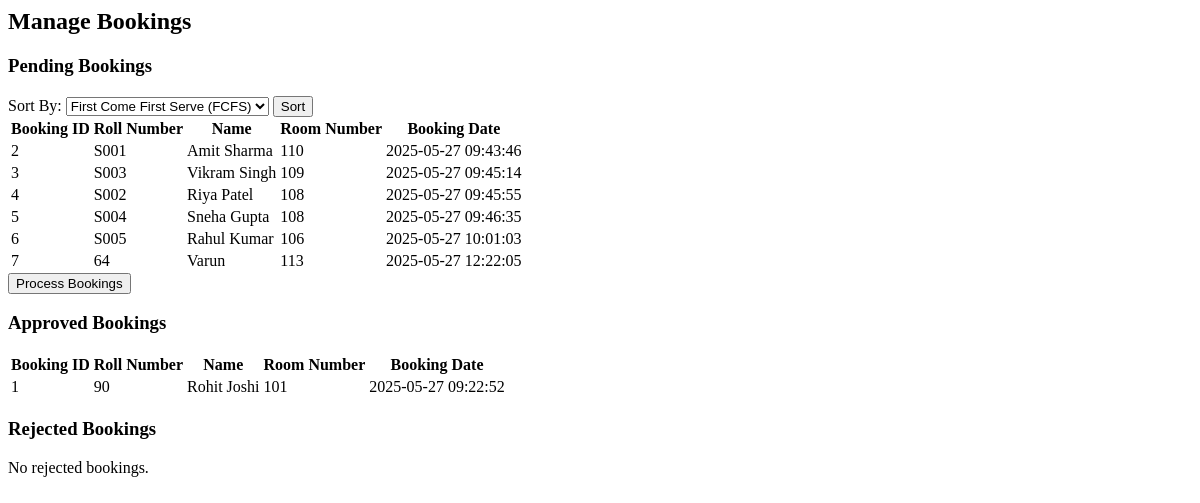
/view_bookings (signed in), run on an earlier commit of the app's database.
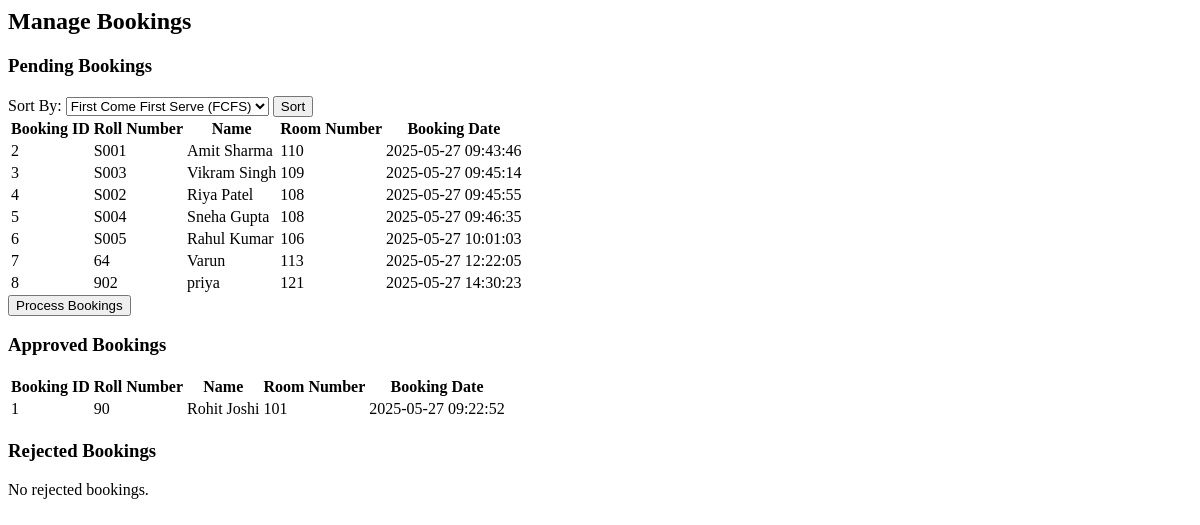
And on a later commit of the database.
### tables this page shows
CREATE TABLE bookings (
    id INTEGER PRIMARY KEY AUTOINCREMENT,
    student_id INTEGER NOT NULL,
    room_id INTEGER NOT NULL,
    status TEXT NOT NULL DEFAULT 'pending',
    booking_date TEXT DEFAULT CURRENT_TIMESTAMP,
    FOREIGN KEY (student_id) REFERENCES students(id),
    FOREIGN KEY (room_id) REFERENCES rooms(id)
);

CREATE TABLE students (
    id INTEGER PRIMARY KEY AUTOINCREMENT,
    student_id TEXT UNIQUE NOT NULL,  -- Roll number
    username TEXT UNIQUE NOT NULL,
    password TEXT NOT NULL,
    name TEXT NOT NULL,
    email TEXT NOT NULL
);

CREATE TABLE "rooms" (
            id INTEGER PRIMARY KEY AUTOINCREMENT,
            room_number TEXT NOT NULL UNIQUE,
            status TEXT DEFAULT 'available',
            max_capacity INTEGER NOT NULL,
            current_occupancy INTEGER DEFAULT 0
        );

### routes/routes.py (the view)
    @app.route("/view_bookings")
    def view_bookings():
        if "user" not in session or session["user_type"] != "admin":
            flash("Please log in as an admin to access this page.", "error")
            return redirect(url_for("login"))
        try:
            with get_db() as conn:
                pending_bookings = conn.execute(
                    """
                    SELECT b.id, b.student_id, b.room_id, b.status, b.booking_date,
                           s.student_id AS roll_number, s.name, r.room_number
                    FROM bookings b
                    JOIN students s ON b.student_id = s.id
                    JOIN rooms r ON b.room_id = r.id
                    WHERE b.status = 'pending'
                    ORDER BY b.booking_date ASC
                """
                ).fetchall()
                approved_bookings = conn.execute(
                    """
                    SELECT b.id, b.student_id, b.room_id, b.status, b.booking_date,
                           s.student_id AS roll_number, s.name, r.room_number
                    FROM bookings b
                    JOIN students s ON b.student_id = s.id
                    JOIN rooms r ON b.room_id = r.id
                    WHERE b.status = 'approved'
                    ORDER BY b.booking_date ASC
                """
                ).fetchall()
                rejected_bookings = conn.execute(
                    """
                    SELECT b.id, b.student_id, b.room_id, b.status, b.booking_date,
                           s.student_id AS roll_number, s.name, r.room_number
                    FROM bookings b
                    JOIN students s ON b.student_id = s.id
                    JOIN rooms r ON b.room_id = r.id
                    WHERE b.status = 'rejected'
                    ORDER BY b.booking_date ASC
                """
                ).fetchall()
            return render_template(
                "view_bookings.html",
                pending_bookings=pending_bookings,
                approved_bookings=approved_bookings,
                rejected_bookings=rejected_bookings,
            )
        except sqlite3.Error as e:
            print(f"Database error in view_bookings: {e}")
            flash("Database error occurred.", "error")
            return redirect(url_for("admin_dashboard"))

### templates/view_bookings.html (shortened to what this page needs)
<h2>Manage Bookings</h2>
<h3>Pending Bookings</h3>
{% if pending_bookings %}
<div>
    <label for="strategy">Sort By:</label>
    <select id="strategy">
        <option value="fcfs">First Come First Serve (FCFS)</option>
    </select>
    <button onclick="sortBookings()">Sort</button>
</div>
<table id="pendingBookingsTable">
    <thead>
        <tr>
            <th>Booking ID</th>
            <th>Roll Number</th>
            <th>Name</th>
            <th>Room Number</th>
            <th>Booking Date</th>
        </tr>
    </thead>
    <tbody>
        {% for booking in pending_bookings %}
        <tr>
            <td>{{ booking.id }}</td>
            <td>{{ booking.roll_number }}</td>
            <td>{{ booking.name }}</td>
            <td>{{ booking.room_number }}</td>
            <td>{{ booking.booking_date }}</td>
        </tr>
        {% endfor %}
    </tbody>
</table>
<form method="POST" action="{{ url_for('process_bookings') }}">
    <button type="submit">Process Bookings</button>
</form>
{% else %}
<p>No pending bookings.</p>
{% endif %}
<h3>Approved Bookings</h3>
{% if approved_bookings %}
<table>
    <thead>
        <tr>
            <th>Booking ID</th>
            <th>Roll Number</th>
            <th>Name</th>
            <th>Room Number</th>
            <th>Booking Date</th>
        </tr>
    </thead>
    <tbody>
        {% for booking in approved_bookings %}
        <tr>
            <td>{{ booking.id }}</td>
            <td>{{ booking.roll_number }}</td>
            <td>{{ booking.name }}</td>
            <td>{{ booking.room_number }}</td>
            <td>{{ booking.booking_date }}</td>
        </tr>
        {% endfor %}
    </tbody>
</table>
{% else %}
<p>No approved bookings.</p>
{% endif %}
<h3>Rejected Bookings</h3>
{% if rejected_bookings %}
<table>
    <thead>
        <tr>
            <th>Booking ID</th>
            <th>Roll Number</th>
            <th>Name</th>
            <th>Room Number</th>
            <th>Booking Date</th>
        </tr>
    </thead>
    <tbody>
        {% for booking in rejected_bookings %}
        <tr>
            <td>{{ booking.id }}</td>
            <td>{{ booking.roll_number }}</td>
            <td>{{ booking.name }}</td>
            <td>{{ booking.room_number }}</td>
            <td>{{ booking.booking_date }}</td>
        </tr>
        {% endfor %}
    </tbody>
</table>
{% else %}
<p>No rejected bookings.</p>
{% endif %}

What changed in the data, as far as the page shows it:
added bookings: id "8", roll_number "902", name "priya", room_number "121", booking_date "2025-05-27 14:30:23", shown under "Pending Bookings"
